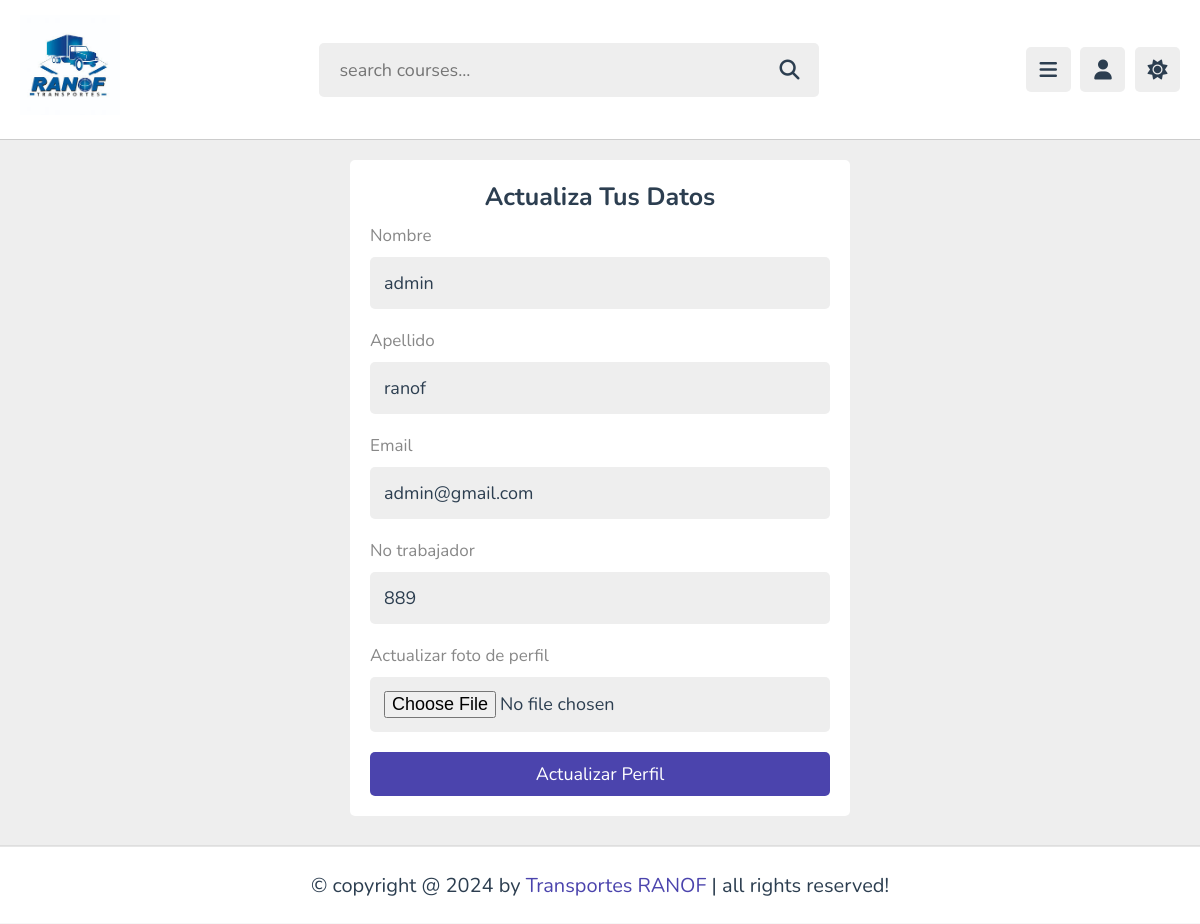
Page /update.php (signed in) on the committed database.
### tables this page shows
CREATE TABLE `transportistas`  (
  `ID` int(11) NOT NULL AUTO_INCREMENT,
  `NumeroTrabajador` varchar(50) NULL DEFAULT NULL,
  `Nombre` varchar(255) NULL DEFAULT NULL,
  `Apellido` varchar(255) NULL DEFAULT NULL,
  `Contraseña` varchar(255) NULL DEFAULT NULL,
  `Imagen` varchar(255) NULL DEFAULT NULL,
  `CorreoElectronico` varchar(255) NULL DEFAULT NULL,
  `EstaActivo` tinyint(1) NULL DEFAULT NULL,
  `EsAdmin` tinyint(1) NULL DEFAULT 0,
  PRIMARY KEY (`ID`) USING BTREE
);

### update.php (the view, shortened to what this page needs)
<?php
require_once 'Conexion/conectar.php';
$user_id = $_SESSION['user_id'];
$sql = "SELECT Nombre, Apellido, CorreoElectronico, NumeroTrabajador, Imagen FROM transportistas WHERE ID = ?";
$stmt = $cn->prepare($sql);
$stmt->bind_param("i", $user_id);
$stmt->execute();
$stmt->bind_result($nombre, $apellido, $correo, $numero_trabajador, $imagen);
?>
<!DOCTYPE html>
<html lang="en">
<head>
   <link rel="stylesheet" href="https://cdnjs.cloudflare.com/ajax/libs/font-awesome/6.1.2/css/all.min.css">
   <link rel="stylesheet" href="Recursos/css/style.css">
</head>
<body>
   <?php
   include 'header.php';
   ?>
   <section class="form-container">
      <form action="" method="post" enctype="multipart/form-data">
         <h3>Actualiza tus datos</h3>
         <p>Nombre</p>
         <input type="text" name="name" value="<?php echo htmlspecialchars($nombre); ?>" maxlength="50" class="box">
         <p>Apellido</p>
         <input type="text" name="apellido" value="<?php echo htmlspecialchars($apellido); ?>" maxlength="50" class="box">
         <p>Email</p>
         <input type="email" name="email" value="<?php echo htmlspecialchars($correo); ?>" maxlength="50" class="box">
         <p>No trabajador</p>
         <input type="text" name="no_trabajador" value="<?php echo htmlspecialchars($numero_trabajador); ?>" maxlength="20" class="box">
         <p>Actualizar foto de perfil</p>
         <input type="file" accept="image/*" name="imagen" class="box">
         <input type="submit" value="Actualizar perfil" name="submit" class="btn">
      </form>
   </section>
   <?php
   include 'footer.php';
   ?>
</body>
</html>

### Recursos/css/style.css (style rules this page uses)
:root { --main-color: #4b44ad; --red: #e74c3c; --orange: #f39c12; --light-color: #888; --light-bg: #eee; --black: #2c3e50; --white: #fff; --border: .1rem solid rgba(0, 0, 0, .2); }
* { font-family: 'Nunito', sans-serif; margin: 0; padding: 0; box-sizing: border-box; outline: none; border: none; text-decoration: none; }
html { font-size: 62.5%; overflow-x: hidden; }
body { background-color: var(--light-bg); padding-left: 30rem; }
section { padding: 2rem; margin: 0 auto; max-width: 1200px; }
.inline-btn, .inline-option-btn, .inline-delete-btn, .btn, .delete-btn, .option-btn { border-radius: .5rem; color: #fff; font-size: 1.8rem; cursor: pointer; text-transform: capitalize; padding: 1rem 3rem; text-align: center; margin-top: 1rem; }
.btn, .delete-btn, .option-btn { display: block; width: 100%; }
.btn, .inline-btn { background-color: var(--main-color); }
.form-container { min-height: calc(100vh - 20rem); display: flex; align-items: center; justify-content: center; }
.form-container form { background-color: var(--white); border-radius: .5rem; padding: 2rem; width: 50rem; }
.form-container form h3 { font-size: 2.5rem; text-transform: capitalize; color: var(--black); text-align: center; }
.form-container form p { font-size: 1.7rem; color: var(--light-color); padding-top: 1rem; }
.form-container form .box { font-size: 1.8rem; color: var(--black); border-radius: .5rem; padding: 1.4rem; background-color: var(--light-bg); width: 100%; margin: 1rem 0; }
@media (max-width:1200px) { body { padding-left: 0; } }

### rows in the picture
transportistas: name "admin", apellido "ranof", email "admin@gmail.com", no_trabajador "889"
